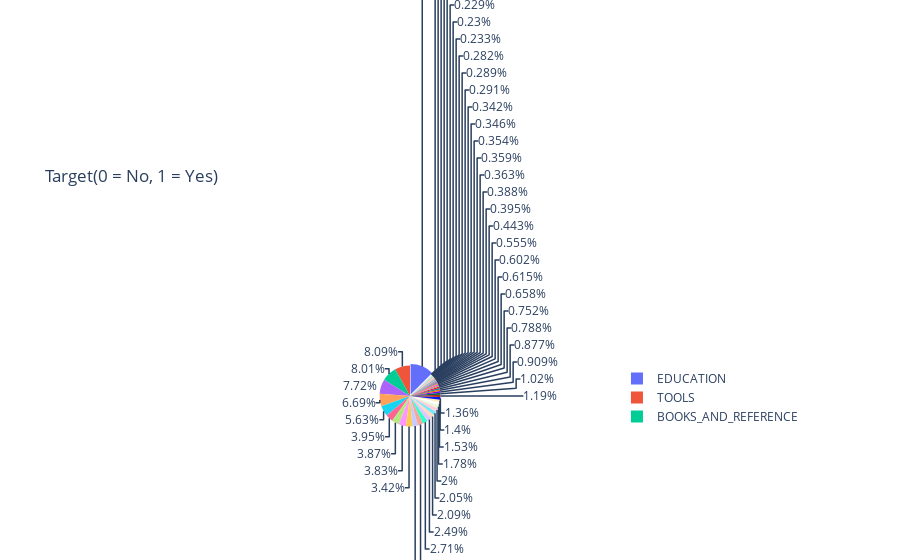

Notebook source saved alongside this figure:
### Code cell
col = "Category"
grouped = df_apps[col].value_counts().reset_index()
grouped = grouped.rename(columns = {col : "count", "index" : col})

## plot
trace = go.Pie(labels=grouped[col], values=grouped['count'], pull=[0.05, 0])
layout = {'title': 'Target(0 = No, 1 = Yes)'}
fig = go.Figure(data = [trace], layout = layout)
iplot(fig)

### Figure 1 — Plotly figure (JSON) as saved in the notebook; plotly's stock layout.template omitted (floating-point values rounded to 4 significant figures)
{"data": [{"labels": ["EDUCATION", "TOOLS", "BOOKS_AND_REFERENCE", "ENTERTAINMENT", "MUSIC_AND_AUDIO", "LIFESTYLE", "PERSONALIZATION", "FINANCE", "BUSINESS", "PRODUCTIVITY", "NEWS_AND_MAGAZINES", "HEALTH_AND_FITNESS", "PHOTOGRAPHY", "TRAVEL_AND_LOCAL", "SPORTS", "COMMUNICATION", "SHOPPING", "SOCIAL", "MAPS_AND_NAVIGATION", "MEDICAL", "GAME_PUZZLE", "FOOD_AND_DRINK", "VIDEO_PLAYERS", "GAME_CASUAL", "GAME_ARCADE", "AUTO_AND_VEHICLES", "GAME_EDUCATIONAL", "ART_AND_DESIGN", "WEATHER", "GAME_SIMULATION", "GAME_ACTION", "GAME_CARD", "GAME_ADVENTURE", "GAME_ROLE_PLAYING", "GAME_BOARD", "BEAUTY", "GAME_WORD", "HOUSE_AND_HOME", "GAME_STRATEGY", "GAME_RACING", "GAME_SPORTS", "GAME_TRIVIA", "PARENTING", "EVENTS", "LIBRARIES_AND_DEMO", "COMICS", "GAME_CASINO", "DATING", "GAME_MUSIC", "TRAVEL"], "pull": [0.05, 0], "values": [33394, 21591, 21377, 20603, 17876, 15034, 10544, 10342, 10230, 9142, 8029, 7537, 7240, 6649, 5585, 5486, 5337, 4744, 4094, 3736, 3620, 3170, 2717, 2426, 2343, 2104, 2007, 1758, 1643, 1607, 1482, 1183, 1055, 1035, 968, 959, 946, 925, 913, 778, 772, 753, 621, 615, 611, 505, 367, 323, 253, 1], "type": "pie"}], "layout": {"title": {"text": "Target(0 = No, 1 = Yes)"}, "autosize": true}}
